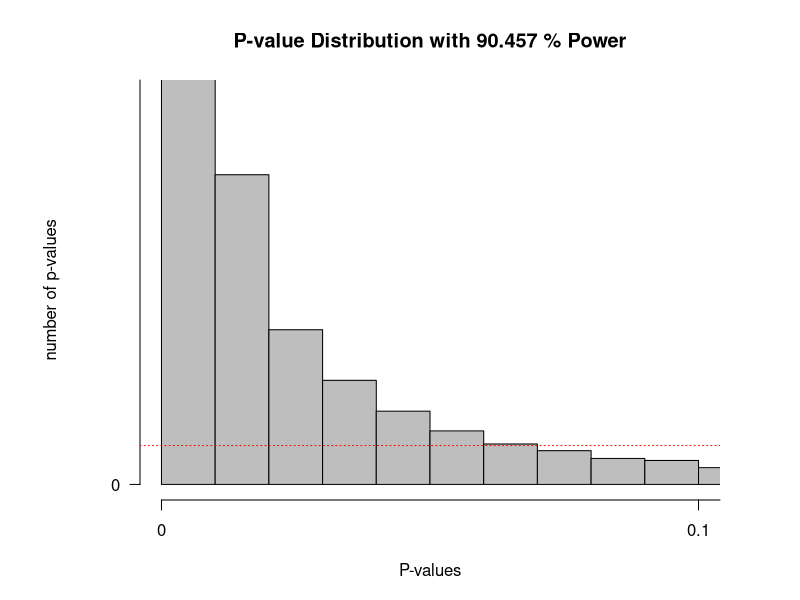

R code for this plot:
#Load pwr package to easily calculate the statistical power
if(!require(pwr)){install.packages('pwr')}
library(pwr)
#Disable scientific notation (1.05e10)
options(scipen=999)
#Set number of simulations
nSims <- 100000 #number of simulated experiments

M <- 107 #Mean IQ score in the sample (will be compared with 100 in a one-sample t-test)
n <- 51 #set sample size
SD <- 15 #SD of the simulated data
#With a mean difference of 6, and SD of 15, and a sample size of 26, the test has 50% power)

p <- numeric(nSims) #set up empty variable to store all simulated p-values
bars <- 100
#Run simulation
for(i in 1:nSims){ #for each simulated experiment
  x <- rnorm(n=n, mean=M, sd=SD) #Simulate data with specified mean, standard deviation, and sample size
  z <- t.test(x, mu=100) #perform the t-test against mu (set to value you want to test against)
  p[i] <- z$p.value #get the p-value and store it
}

#Check power by summing significant p-values and dividing by number of simulations
(sum(p < 0.05) / nSims) #power
#Calculate power formally by power analysis
power <- pwr.t.test(d=(M - 100) / SD, n=n, sig.level=0.05, 
                  type="one.sample", alternative="two.sided")$power #determines M when power > 0. When power = 0, will set  M = 100.

#Plot figure
#png(file="P-valueDist.png",width=4000,height=3000, , units = "px", res = 500)
op <- par(mar = c(5,7,4,4)) #change white-space around graph
hist(p, breaks=bars, xlab="P-values", ylab="number of p-values\n", axes=FALSE,
     main=paste("P-value Distribution with",round(power*100, digits=3),"% Power"),
     col="grey", xlim=c(0, 0.1),  ylim=c(0, 10000))
axis(side=1, at=seq(0,1, 0.1), labels=seq(0, 1, 0.1))
axis(side=2, at=seq(0, nSims, nSims / 4), labels=seq(0, nSims, nSims/ 4), las=2)
abline(h=nSims/bars, col = "red", lty=3)
#dev.off()

#Š Daniel Lakens, 2016.
# This work is licensed under a Creative Commons Attribution-NonCommercial-ShareAlike 4.0 International License. https://creativecommons.org/licenses/by-nc-sa/4.0/
